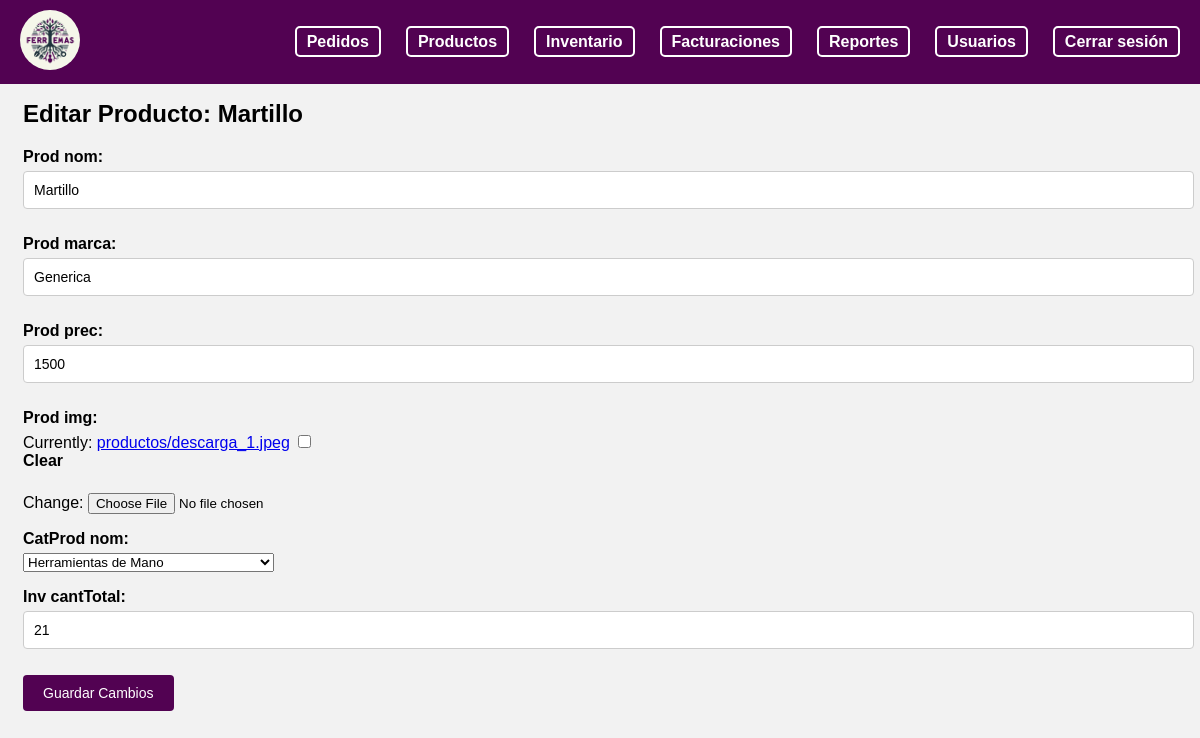
Before: /editar_producto/1/ with the older database file.
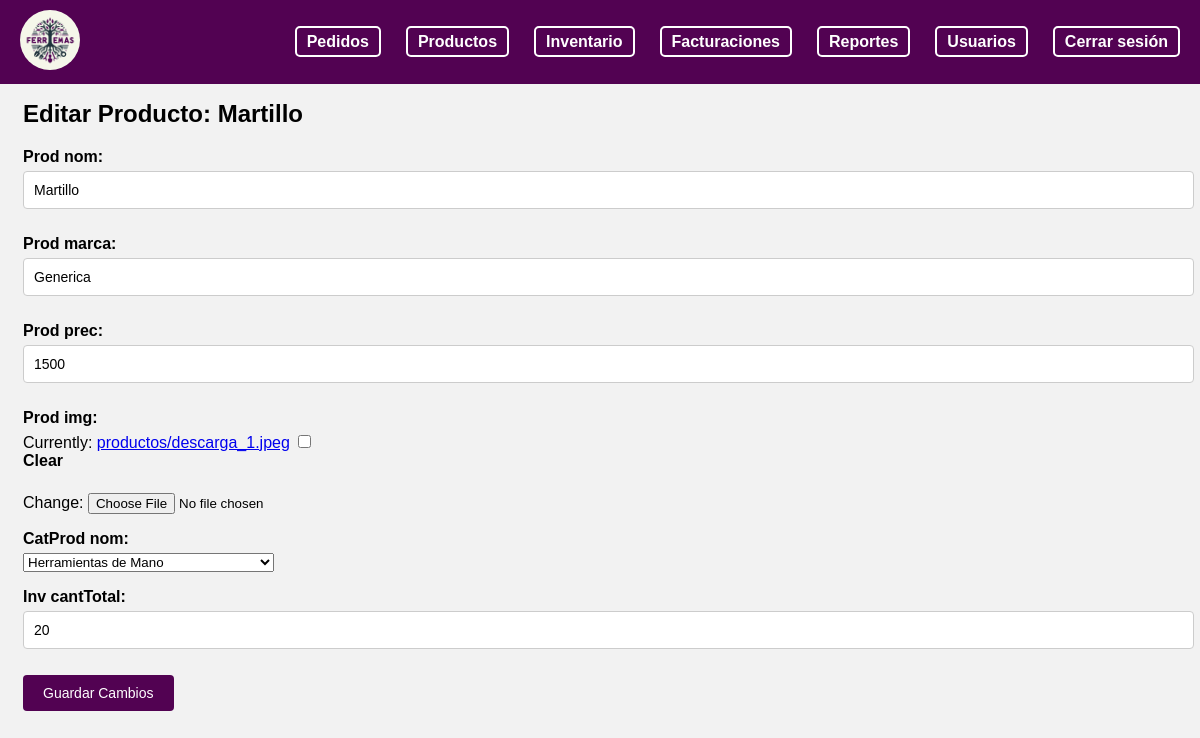
After: the same page with the newer database file.
### myapp/models.py (models this page shows, shortened)
class Inventario(models.Model):
    prod_id = models.AutoField(primary_key=True)
    prod_nom = models.CharField(max_length=50)
    prod_marca = models.CharField(max_length=25)
    prod_prec= models.IntegerField()
    prod_img = models.ImageField(upload_to=path_and_rename, null=True, blank=True)
    catProd_nom = models.ForeignKey(CategoriaProducto, on_delete=models.CASCADE)
    inv_cantTotal = models.IntegerField(default=0)

### myapp/views.py (the view)
# urls.py: path('editar_producto/<int:prod_id>/', views.editar_producto, name='editar_producto'),
def editar_producto(request, prod_id):
    producto = get_object_or_404(Inventario, prod_id=prod_id)
    if request.method == 'POST':
        form = EditProductoForm(request.POST, request.FILES, instance=producto)
        if form.is_valid():
            form.save()
            messages.success(request, 'Producto editado correctamente.')
            return redirect('adm_inventario')
    else:
        form = EditProductoForm(instance=producto)
    return render(request, 'empleado/admin/ediciones/editar_producto.html', {'form': form, 'producto': producto})

### myapp/forms.py
class EditProductoForm(forms.ModelForm):
    class Meta:
        model = Inventario
        fields = ['prod_nom', 'prod_marca', 'prod_prec', 'prod_img', 'catProd_nom', 'inv_cantTotal']

### myapp/models.py (called while the page is built)
    def __str__(self):
        return self.catProd_nom

### myapp/templates/empleado/admin/ediciones/editar_producto.html (shortened to what this page needs)
{% load static %}
<!DOCTYPE html>
<html lang="en">
<head>
    <link rel="stylesheet" href="{% static '/styles/nav.css' %}" />
    <link rel="stylesheet" href="{% static '/styles/form.css' %}">
</head>
<body>
    <header>
        <nav>
            <div class="navbar">
                <div class="logo">
                    <a href="/adm_home">
                        <img src="{% static '/logo/LogoFerremas.png' %}" alt="Logo" />
                    </a>
                </div>
                <div class="nav-items">
                    <ul>
                        <li><a href="/adm_pedidos" id="pedidos-link"> Pedidos</a></li>
                        <li><a href="/adm_productos" id="productos-link"> Productos</a></li>
                        <li><a href="/adm_inventario" id="inventario-link"> Inventario</a></li>
                        <li><a href="#" id="facturaciones-link"> Facturaciones</a></li>
                        <li><a href="#" id="reportes-link"> Reportes</a></li>
                        <li><a href="/adm_usuarios" id="usuarios-link"> Usuarios</a></li>
                        <li><a href="/"> Cerrar sesión</a></li>
                    </ul>
                </div>
            </div>
        </nav>
    </header>
    <div class="content" style="margin-top: 100px; margin-left: 15px;">
        <h2>Editar Producto: {{ producto.prod_nom }}</h2>
        <form method="post" enctype="multipart/form-data">
            {{ form.as_p }}
            <button type="submit">Guardar Cambios</button>
        </form>
    </div>
</body>
</html>

Changed rows visible on the page:
changed Inventario "Martillo": inv_cantTotal "21" → "20"
